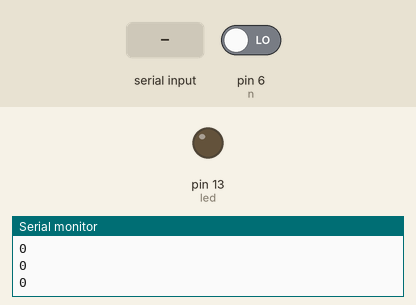
Simulated run of this sketch. Board: Arduino Uno, built with avr-gcc and run on an emulated ATmega328P. Parts: output pins drawn as LEDs (lit = HIGH), the last lines printed to the serial monitor. Inputs (shaded band) come from the test bench; at power-on: pin 6 (n) LOW.

Above: at 1.2 s.
1.3 s: byte 15 (15) received over Serial
At 2.7 s:
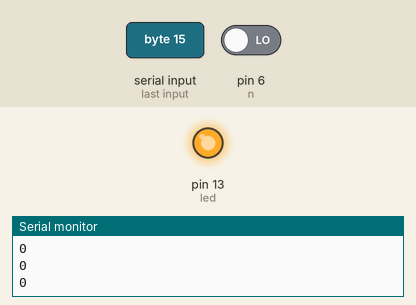
Timing chart, 0 to 4.3 s (numbered marks = the images above; inputs shaded):
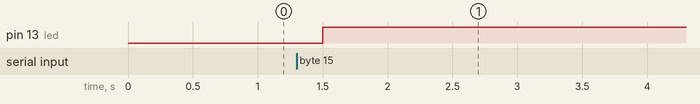

The sketch:

arduino.ino
```cpp
int led = 13;
int n=6;
void setup () {
   pinMode(led, OUTPUT); //LED 13 como salida
   pinMode(n,INPUT);
   Serial.begin(9600); //Inicializo el puerto serial a 9600 baudios
}

void loop () {
   Serial.println(digitalRead(n));
   if (Serial.available()) { //Si está disponible
      int c= Serial.read(); //Guardamos la lectura en una variable char
      if (c == 15) { //Si es una 'H', enciendo el LED
         digitalWrite(led, HIGH);
      } else if (c == 250) { //Si es una 'L', apago el LED
         digitalWrite(led, LOW);
      }
   }
   delay(500);
}
```

Measured:
- after the input at 1.3 s, pin 13 (led): LOW → HIGH after 0.20 s
